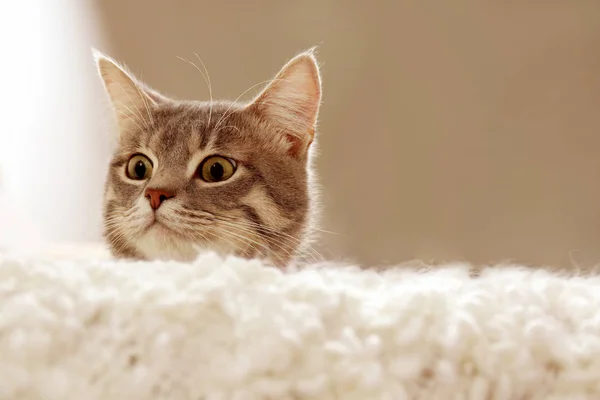
#> input picture code/LeYOLO-main/ultralytics/data/images/cat.jpg, 600 x 400 px, found by its file name; its folder holds 3 pictures in this run
$ python datanly.py
#> lines starting #> are read from the running program, lines starting #| are printed output that depends on the picture
import cv2
import numpy as np
import os
import matplotlib.pyplot as plt
from tqdm import tqdm

'''统计结果的亮度/噪声'''
def calculate_brightness(img):
    """计算图像区域的平均亮度"""
    gray = cv2.cvtColor(img, cv2.COLOR_BGR2GRAY)
    return np.mean(gray)


def calculate_noise(img):
    """计算图像区域的噪声水平（使用标准差法）"""
    gray = cv2.cvtColor(img, cv2.COLOR_BGR2GRAY)
    blurred = cv2.GaussianBlur(gray, (5, 5), 0)
    noise = gray - blurred
    return np.std(noise)


# 配置路径
image_dir = "path/to/images"  # 图像文件夹路径
label_dir = "path/to/labels"  # YOLO标签文件夹路径
output_dir = "results"  # 结果保存路径
os.makedirs(output_dir, exist_ok=True)

# 初始化存储结构
conf_groups = {
    '0.0-0.2': {'brightness': [], 'noise': []},
    '0.2-0.4': {'brightness': [], 'noise': []},
    '0.4-0.6': {'brightness': [], 'noise': []},
    '0.6-0.8': {'brightness': [], 'noise': []},
    '0.8-1.0': {'brightness': [], 'noise': []}
}

# 处理所有图像
for img_file in tqdm(os.listdir(image_dir)):
    if not img_file.endswith(('.jpg', '.png', '.jpeg')):
        continue

    # 读取图像
    img_path = os.path.join(image_dir, img_file)
    img = cv2.imread(img_path)
#> img is the input picture: shape (400, 600, 3); mean B, G, R 150.9, 173.7, 195.2
    if img is None:
        continue

    h, w = img.shape[:2]
#> h = 400; w = 600

    # 读取对应标签
    label_path = os.path.join(label_dir, os.path.splitext(img_file)[0] + '.txt')
    if not os.path.exists(label_path):
        continue

    with open(label_path, 'r') as f:
        lines = f.readlines()

    for line in lines:
        parts = line.strip().split()
        if len(parts) < 6:  # 跳过无效行
            continue

        # 解析YOLO格式 (class, conf, x_center, y_center, width, height)
        conf = float(parts[1])
        x_center = float(parts[2]) * w
        y_center = float(parts[3]) * h
        box_w = float(parts[4]) * w
        box_h = float(parts[5]) * h

        # 计算边界框坐标
        x1 = int(x_center - box_w / 2)
        y1 = int(y_center - box_h / 2)
        x2 = int(x_center + box_w / 2)
        y2 = int(y_center + box_h / 2)

        # 确保坐标在图像范围内
        x1, y1 = max(0, x1), max(0, y1)
        x2, y2 = min(w - 1, x2), min(h - 1, y2)

        # 裁剪目标区域
        roi = img[y1:y2, x1:x2]
        if roi.size == 0:  # 跳过空区域
            continue

        # 计算亮度和噪声
        brightness = calculate_brightness(roi)
        noise = calculate_noise(roi)

        # 按置信度分组存储
        if conf < 0.2:
            group = '0.0-0.2'
        elif conf < 0.4:
            group = '0.2-0.4'
        elif conf < 0.6:
            group = '0.4-0.6'
        elif conf < 0.8:
            group = '0.6-0.8'
        else:
            group = '0.8-1.0'

        conf_groups[group]['brightness'].append(brightness)
        conf_groups[group]['noise'].append(noise)

# 可视化并保存结果
plt.figure(figsize=(15, 10))

# 亮度分布
plt.subplot(2, 1, 1)
for group, data in conf_groups.items():
    plt.hist(data['brightness'], bins=50, alpha=0.5, label=group)
plt.title('Brightness Distribution by Confidence Group')
plt.xlabel('Brightness Value (0-255)')
plt.ylabel('Frequency')
plt.legend()

# 噪声分布
plt.subplot(2, 1, 2)
for group, data in conf_groups.items():
    plt.hist(data['noise'], bins=50, alpha=0.5, label=group)
plt.title('Noise Distribution by Confidence Group')
plt.xlabel('Noise Level (Standard Deviation)')
plt.ylabel('Frequency')
plt.legend()

plt.tight_layout()
plt.savefig(os.path.join(output_dir, 'brightness_noise_distribution.png'))
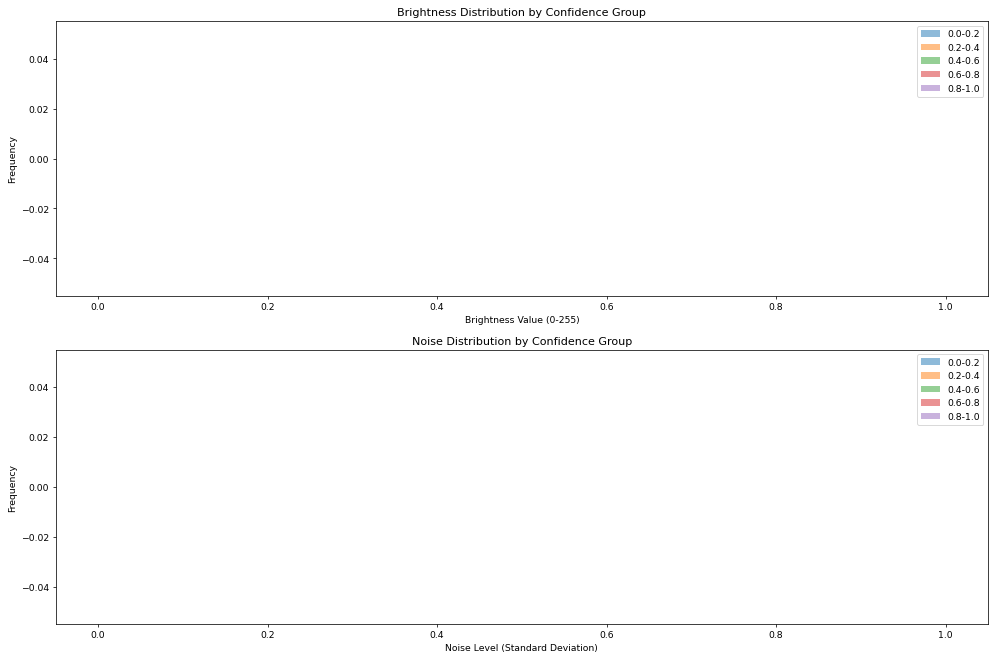
#> figure drawn by matplotlib, 2 panels
plt.close()

# 保存统计数据
with open(os.path.join(output_dir, 'statistics.txt'), 'w') as f:
    for group, data in conf_groups.items():
        f.write(f"Confidence Group: {group}\n")
        f.write(f"  Brightness - Mean: {np.mean(data['brightness']):.2f}, Std: {np.std(data['brightness']):.2f}\n")
        f.write(f"  Noise - Mean: {np.mean(data['noise']):.2f}, Std: {np.std(data['noise']):.2f}\n")
        f.write("-" * 50 + "\n")

print("Analysis completed! Results saved to:", output_dir)
